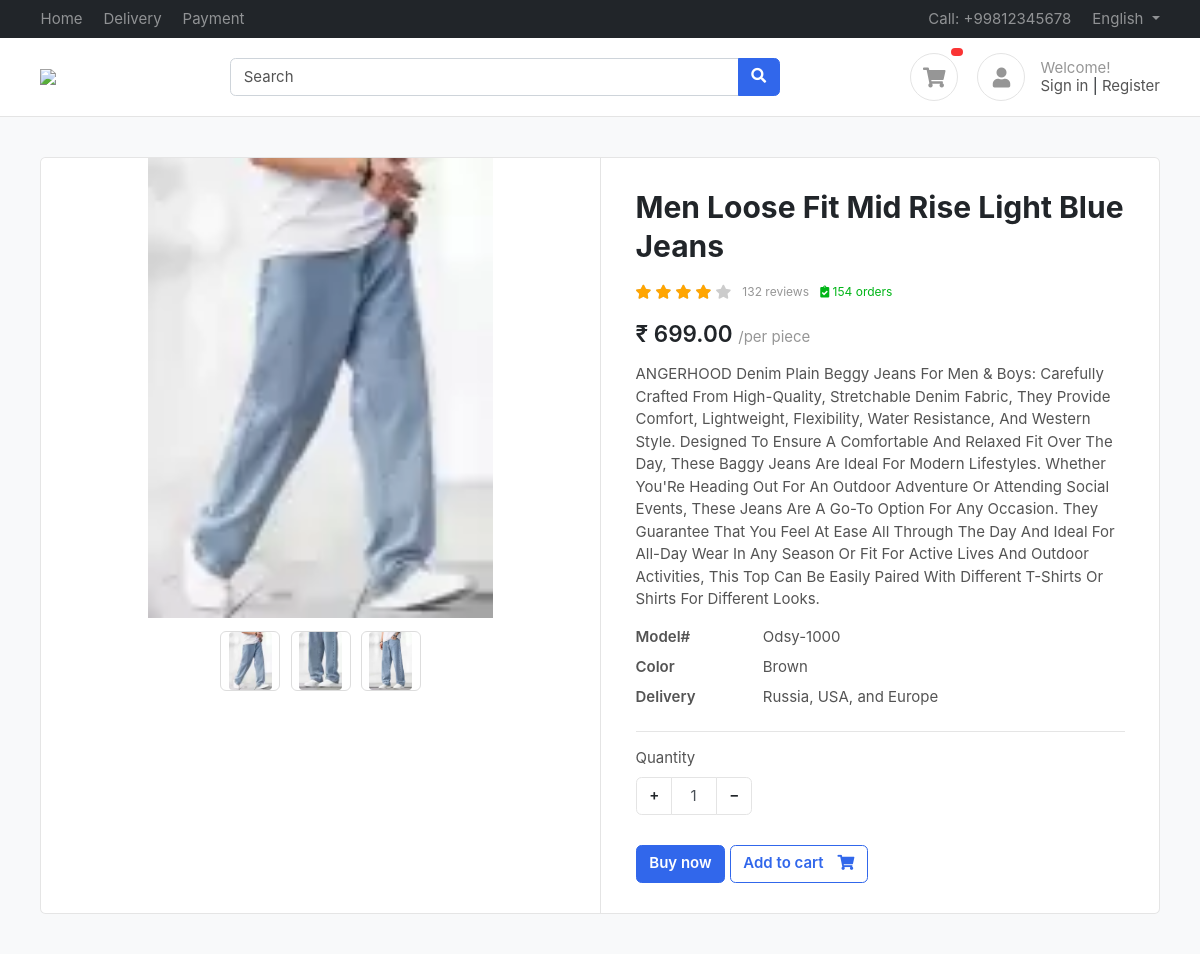
The app's page /product/men-loose-fit-mid-rise-light-blue-jeans/ (signed in) with its own data.
### products/models.py (models this page shows, shortened)
class Product(BaseModel):
    product_name = models.CharField(max_length=100)
    slug = models.SlugField(max_length=100, unique=True, null=True, blank=True)
    category = models.ForeignKey(Category, on_delete=models.CASCADE, related_name='products')
    price = models.DecimalField(max_digits=10, decimal_places=2)
    product_description = models.TextField()
    color_varient = models.ManyToManyField('ColorVariant', blank=True)
    size_variant = models.ManyToManyField('SizeVariant', blank=True)

class ProductImage(BaseModel):
    product = models.ForeignKey(Product, on_delete=models.CASCADE, related_name='product_images')
    image = models.ImageField(upload_to='products')

### products/views.py (the view)
# urls.py: path('<slug:slug>/', get_product, name='get_product'),  # ✅ Specify `slug:slug`
def get_product(request, slug):
    try:
        product = Product.objects.get(slug=slug)
        context = {'product': product}
        if request.GET.get('size'):
            size = request.GET.get('size')
            price = product.get_product_price_by_size(size)
            context['selected_size'] = size
            context['updated_price'] = price
        return render(request, 'product/product.html', context=context)
    except Product.DoesNotExist:
        return redirect('/')

### templates/product/product.html (shortened to what this page needs)
{% extends "base/base.html" %}
{% block start %}
<section class="section-content padding-y bg">
    <div class="container">
    <div class="card">
        <div class="row no-gutters">
            <aside class="col-md-6">
    <article class="gallery-wrap">
    <div class="img-big-wrap">
      <div> <a href="#"><img src="/media/{{product.product_images.all.0.image}}"></a></div>
    </div>
    <div class="thumbs-wrap">
      {% for image in product.product_images.all %}
      <a href="#" class="item-thumb"> <img src="/media/{{image.image}}"></a>
      {% endfor %}
    </div>
    </article>
            </aside>
            <main class="col-md-6 border-left">
    <article class="content-body">
    <h2 class="title">{{product.product_name}}</h2>
    <div class="rating-wrap my-3">
        <ul class="rating-stars">
            <li style="width:80%" class="stars-active">
                <i class="fa fa-star"></i> <i class="fa fa-star"></i>
                <i class="fa fa-star"></i> <i class="fa fa-star"></i>
            </li>
            <li>
                <i class="fa fa-star"></i> <i class="fa fa-star"></i>
                <i class="fa fa-star"></i> <i class="fa fa-star"></i>
                <i class="fa fa-star"></i>
            </li>
        </ul>
        <small class="label-rating text-muted">132 reviews</small>
        <small class="label-rating text-success"> <i class="fa fa-clipboard-check"></i> 154 orders </small>
    </div>
    <div class="mb-3">
        <var class="price h4">₹
          {% if updated_price %}
          {{updated_price}}
          {% else %}
          {{product.price}}
          {% endif %}
        </var>
        <span class="text-muted">/per piece</span>
    </div>
    <p>{{product.product_description}}</p>
    <dl class="row">
      <dt class="col-sm-3">Model#</dt>
      <dd class="col-sm-9">Odsy-1000</dd>
      <dt class="col-sm-3">Color</dt>
      <dd class="col-sm-9">Brown</dd>
      <dt class="col-sm-3">Delivery</dt>
      <dd class="col-sm-9">Russia, USA, and Europe </dd>
    </dl>
    <hr>
        <div class="form-row">
            <div class="form-group col-md flex-grow-0">
                <label>Quantity</label>
                <div class="input-group mb-3 input-spinner">
                  <div class="input-group-prepend">
                    <button class="btn btn-light" type="button" id="button-plus"> + </button>
                  </div>
                  <input type="text" class="form-control" value="1">
                  <div class="input-group-append">
                    <button class="btn btn-light" type="button" id="button-minus"> − </button>
                  </div>
                </div>
            </div>
        </div>
        <a href="#" class="btn  btn-primary"> Buy now </a>
        <a href="{% url 'add_to_cart' product.uid %}?variant={{selected_size}}" class="btn  btn-outline-primary"> <span class="text">Add to cart</span> <i class="fas fa-shopping-cart"></i>  </a>
    </article>
            </main>
        </div>
    </div>
    </div>
    </section>
{% endblock %}

### html/css/ui.css (style rules this page uses)
html { font-family: 'Inter', sans-serif; font-size: 15px; }
.content-body { flex: 1 1 auto; padding: 2rem 2.3rem; }
.padding-y { padding-top: 40px; padding-bottom: 40px; }
var { font-style: normal; }
article:after, .form-group:after { display: block; clear: both; content: ""; }
.bg { background-color: #f8f9fa; }
.card .title { color: #212529; }
.btn-light { background-color: #fff; border-color: #e4e4e4; }
.btn .text + i { margin-left: 10px; }
dl[class="row"] { margin-bottom: 0; }
.price { font-weight: 600; color: #212529; }
.label-rating { margin-left: 7px; display: inline-block; vertical-align: middle; }
.rating-stars { display: inline-block; vertical-align: middle; list-style: none; margin: 0; padding: 0; position: relative; white-space: nowrap; clear: both; }
.rating-stars i { font-size: 14px; color: #ccc; display: inline; }
.rating-stars li { display: block; text-overflow: clip; white-space: nowrap; z-index: 1; }
.rating-stars li.stars-active { z-index: 2; position: absolute; top: 0; left: 0; overflow: hidden; }
.rating-stars li.stars-active i { color: orange; }
.input-spinner { width: 120px; flex-wrap: nowrap; display: inline-flex; }
.input-spinner input.form-control { text-align: center; max-width: 46px; flex-basis: 46px; border-color: #e4e4e4; flex-grow: 0; }
.input-spinner .btn { width: 36px; text-align: center; }
.gallery-wrap .img-big-wrap { margin-bottom: 10px; border-radius: 0.37rem; overflow: hidden; background-color: #fff; }
.gallery-wrap .img-big-wrap a { text-align: center; display: block; }
.gallery-wrap .img-big-wrap img { height: 460px; width: auto; display: inline-block; cursor: zoom-in; }
.gallery-wrap .thumbs-wrap { text-align: center; }
.gallery-wrap .thumbs-wrap .item-thumb { width: 60px; height: 60px; border: 1px solid #ddd; border-radius: 6px; margin: 3px; display: inline-block; overflow: hidden; }
.gallery-wrap .thumbs-wrap img { max-width: 100%; max-height: 100%; object-fit: cover; border-radius: 4px; cursor: zoom-in; }

### records on screen
Product: product_images.all.0.image (picture), product_name "Men Loose Fit Mid Rise Light Blue Jeans", price "699.00", product_description "ANGERHOOD Denim Plain Beggy Jeans For Men & Boys: Carefully Crafted From High-Quality, Stretchable Denim Fabric, They Provide Comfort, Lightweight, Flexibility, Water Resistance, And Western Style. Designed To Ensure A Comfortable And Relaxed Fit Over The Day, These Baggy Jeans Are Ideal For Modern Lifestyles. Whether You'Re Heading Out For An Outdoor Adventure Or Attending Social Events, These Jeans Are A Go-To Option For Any Occasion. They Guarantee That You Feel At Ease All Through The Day And Ideal For All-Day Wear In Any Season Or Fit For Active Lives And Outdoor Activities, This Top Can Be Easily Paired With Different T-Shirts Or Shirts For Different Looks."
ProductImage: image (picture)
ProductImage: image (picture)
ProductImage: image (picture)
